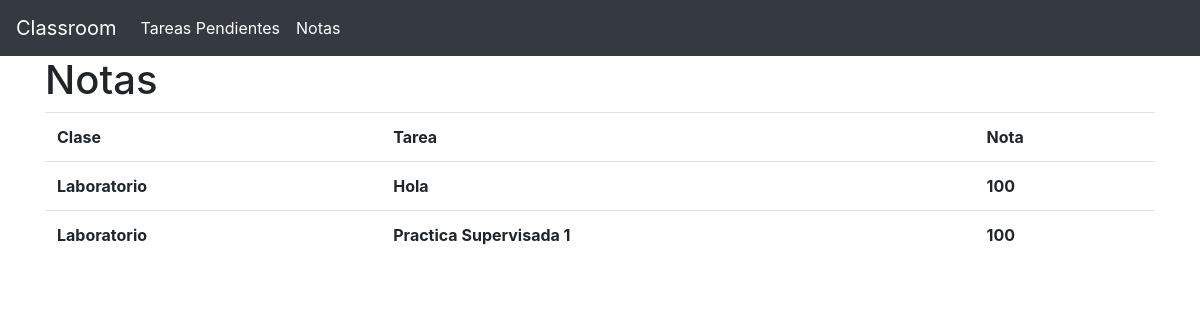
The app's page /notas (signed in), older data.
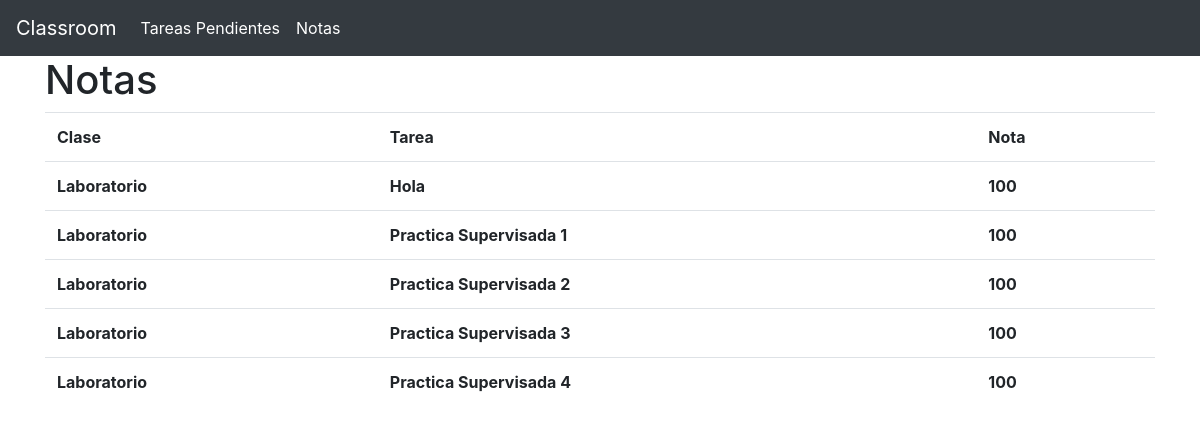
The same page, newer data.
### app.py (models this page shows)
class Clases(db.Model):
    Id                = db.Column(db.Integer, primary_key=True)
    Nombre            = db.Column(db.String(30), nullable=False)
    IdGrado           = db.Column(db.Integer, db.ForeignKey('grado.Id'), nullable=False)
    IdMaestro         = db.Column(db.Integer, db.ForeignKey('maestro.Id'), nullable=False)
    tareas            = db.relationship("Tareas", backref="tareasPorClase")

class Tareas(db.Model):
    Id                = db.Column(db.Integer, primary_key=True)
    IdClase           = db.Column(db.Integer, db.ForeignKey('clases.Id'), nullable=False)
    Titulo            = db.Column(db.String(30), nullable=False)
    Descripcion       = db.Column(db.String(120), nullable=False)
    PathAdjuntos      = db.Column(db.String(50), nullable=False)
    entregas          = db.relationship("Entregas", backref="tareasEntregadas")

### app.py (the view)
@app.route("/notas")
def notas():
    if not "type" in session:
        flash("Cuidado mano, que tengo tu ip")
        return redirect("/")
    if session["type"] != "Alumno":
        flash("Cuidado mano, que tengo tu ip")
        return redirect("/")
    notas = []
    entregas = Entregas.query.filter_by(Calificado=True)
    for entrega in entregas:
        app.logger.info(entrega)
        tarea = Tareas.query.get(entrega.IdTarea)
        clase = Clases.query.get(tarea.IdClase)
        notas.append(
            VerNotas(clase.Nombre, tarea.Titulo, entrega.Nota)
        )
    return render_template("verNotas.html", type=session["type"], notas=notas)

### templates/verNotas.html
{% extends "base.html" %}
{% block contenido %}
{% if notas %}
    <h1>Notas</h1>
    <table class="table">
        <tr>
            <th>Clase</th>
            <th>Tarea</th>
            <th>Nota</th>
        </tr>
        {% for nota in notas %}
        <tr>
            <th>
                {{ nota.Clase }}
            </th>
            <th>
                {{ nota.Tarea }}
            </th>
            <th>
                {{ nota.Nota }}
            </th>
        </tr>
        {% endfor %}
    </table>
{% else %}
    <p>
        Lo siento, no tiene tareas calificadas aun
    </p>
{% endif %}
{% endblock %}

Row changes from the older to the newer data that the page shows:
now on this page (row unchanged): Tareas: Tarea "Practica Supervisada 2"
now on this page (row unchanged): Tareas: Tarea "Practica Supervisada 3"
added Tareas: Tarea "Practica Supervisada 4"
Text that changed along with them:
new list line: "Laboratorio"
new list line: "100"
